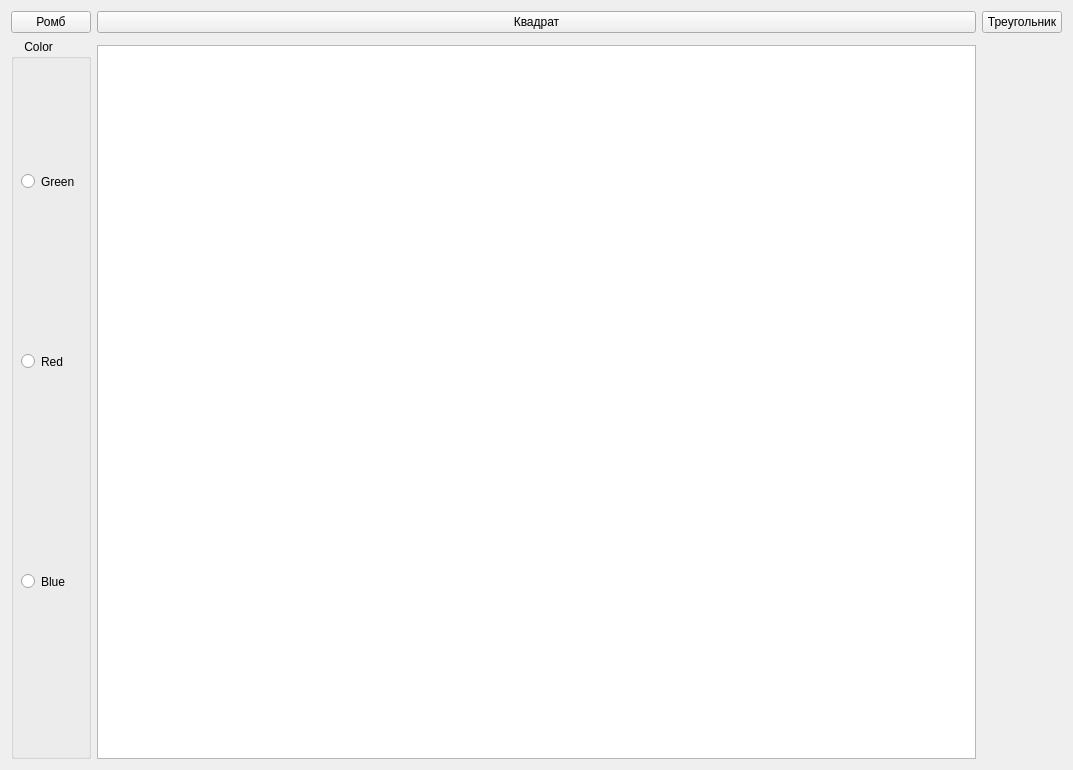
<?xml version="1.0" encoding="UTF-8"?>
<ui version="4.0">
 <class>MainWindow</class>
 <widget class="QMainWindow" name="MainWindow">
  <property name="geometry">
   <rect>
    <x>0</x>
    <y>0</y>
    <width>1073</width>
    <height>770</height>
   </rect>
  </property>
  <property name="windowTitle">
   <string>MainWindow</string>
  </property>
  <widget class="QWidget" name="centralWidget">
   <layout class="QGridLayout" name="gridLayout">
    <item row="2" column="3">
     <widget class="QGraphicsView" name="graphicsView"/>
    </item>
    <item row="0" column="0">
     <widget class="QPushButton" name="pushButton">
      <property name="text">
       <string>Ромб</string>
      </property>
     </widget>
    </item>
    <item row="0" column="3">
     <widget class="QPushButton" name="pushButton_2">
      <property name="text">
       <string>Квадрат</string>
      </property>
     </widget>
    </item>
    <item row="0" column="4">
     <widget class="QPushButton" name="pushButton_3">
      <property name="text">
       <string>Треугольник</string>
      </property>
     </widget>
    </item>
    <item row="1" column="0" rowspan="2">
     <widget class="QGroupBox" name="groupBox">
      <property name="title">
       <string>    Color</string>
      </property>
      <widget class="QRadioButton" name="Green">
       <property name="geometry">
        <rect>
         <x>10</x>
         <y>130</y>
         <width>80</width>
         <height>25</height>
        </rect>
       </property>
       <property name="text">
        <string>Green</string>
       </property>
      </widget>
      <widget class="QRadioButton" name="Red">
       <property name="geometry">
        <rect>
         <x>10</x>
         <y>310</y>
         <width>80</width>
         <height>25</height>
        </rect>
       </property>
       <property name="text">
        <string>Red</string>
       </property>
      </widget>
      <widget class="QRadioButton" name="Blue">
       <property name="geometry">
        <rect>
         <x>10</x>
         <y>530</y>
         <width>80</width>
         <height>25</height>
        </rect>
       </property>
       <property name="text">
        <string>Blue</string>
       </property>
      </widget>
     </widget>
    </item>
   </layout>
  </widget>
  <widget class="QMenuBar" name="menuBar">
   <property name="geometry">
    <rect>
     <x>0</x>
     <y>0</y>
     <width>1073</width>
     <height>25</height>
    </rect>
   </property>
  </widget>
 </widget>
 <layoutdefault spacing="6" margin="11"/>
 <resources/>
 <connections/>
</ui>
